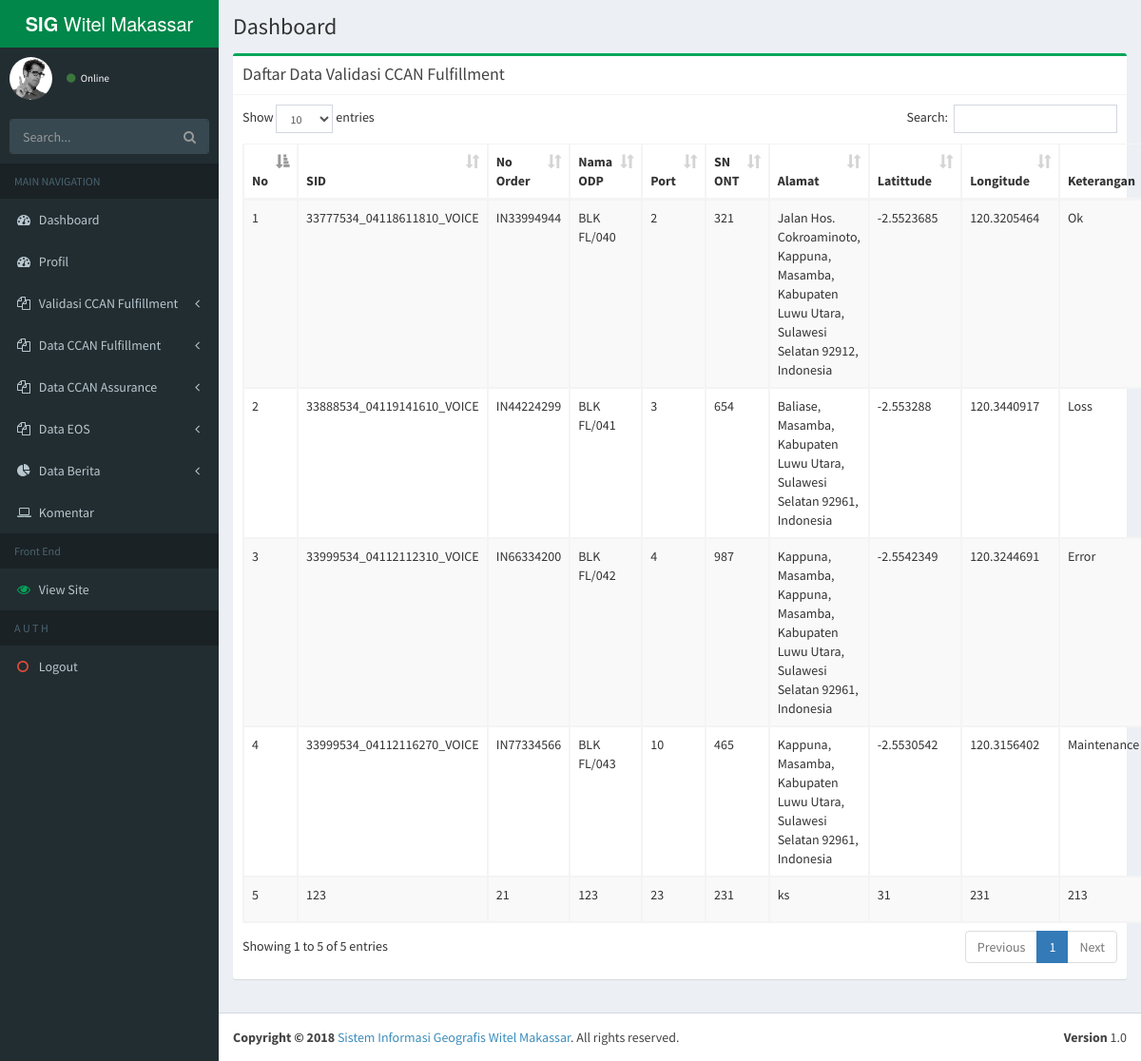
/index.php/dashboard/validasi_ccan_fulfillment, run on the app's committed database.
### tables this page shows
CREATE TABLE `validasi_ccan_fulfillment` (
  `id` int(11) NOT NULL,
  `sid` varchar(99) NOT NULL,
  `kategori` int(11) NOT NULL,
  `no_order` varchar(99) NOT NULL,
  `nama_odp` varchar(99) NOT NULL,
  `port` int(11) NOT NULL,
  `sn_ont` varchar(99) NOT NULL,
  `alamat` text,
  `latittude` text NOT NULL,
  `longitude` text NOT NULL,
  `keterangan` text
);

### application/libraries/Template.php (called while the page is built)
<?php if ( ! defined('BASEPATH')) exit('No direct script access allowed');
class Template {
		var $template_data = array();
		function set($name, $value)
		{
			$this->template_data[$name] = $value;
		}
		function load($template = '', $view = '' , $view_data = array(), $return = FALSE)
		{
			$this->CI =& get_instance();
			$this->set('contents', $this->CI->load->view($view, $view_data, TRUE));
			return $this->CI->load->view($template, $this->template_data, $return);
		}
}

### application/controllers/Dashboard.php (called while the page is built, shortened)
<?php
class Dashboard extends CI_Controller {
    public function validasi_ccan_fulfillment()
    {
        if(isset($_POST['simpan'])){
            $data = array(
                'sid'		=> $this->input->post('sid'),
                'kategori'	=> $this->input->post('kategori'),
                'no_order'	=> $this->input->post('no_order'),
                'nama_odp'	=> $this->input->post('nama_odp'),
                'port'		=> $this->input->post('port'),
                'sn_ont'	=> $this->input->post('sn_ont'),
                'alamat'	=> $this->input->post('alamat'),
                'latittude'	=> $this->input->post('lat'),
                'longitude'	=> $this->input->post('long'),
                'keterangan'=> $this->input->post('keterangan'),
            );
            $this->db->insert('lokasi_ccan_fulfillment',$data);
            redirect('dashboard/validasi_ccan_fulfillment');
        }else{
            $data['l'] = $this->db->get('validasi_ccan_fulfillment');
            $this->template->load('back-end/_template','back-end/_validasi_ccan_fulfillment',$data);
        }
    }
}

### index.php (called while the page is built, shortened)
<?php
require_once BASEPATH.'core/CodeIgniter.php';

### application/views/back-end/_validasi_ccan_fulfillment.php (the view, shortened to what this page needs)
<div class="content-wrapper">
    <section class="content-header">
        <h1>
            Dashboard
        </h1>
    </section>
    <section class="content">
        <div class="row">
            <div class="col-md-12">
                <div class="box box-success">
                    <div class="box-header with-border">
                        <h3 class="box-title">Daftar Data Validasi CCAN Fulfillment</h3>
                    </div>
                    <div class="box-body">
                        <table id="example1" class="table table-bordered table-striped">
                            <thead>
                            <tr>
                                <th>No</th>
                                <th width="15%">SID</th>
                                <th>No Order</th>
                                <th>Nama ODP</th>
                                <th>Port</th>
                                <th>SN ONT</th>
                                <th>Alamat</th>
                                <th width="13%">Latittude</th>
                                <th width="13%">Longitude</th>
                                <th>Keterangan</th>
                            </tr>
                            </thead>
                            <tbody>
                            <?php $no=1; foreach($l->result() as $r){ ?>
                                <tr>
                                    <td><?=$no; ?></td>
                                    <td><?=$r->sid ?></td>
                                    <td><?=$r->no_order ?></td>
                                    <td><?=$r->nama_odp ?></td>
                                    <td><?=$r->port ?></td>
                                    <td><?=$r->sn_ont ?></td>
                                    <td><?=$r->alamat ?></td>
                                    <td><?=$r->latittude ?></td>
                                    <td><?=$r->longitude ?></td>
                                    <td><?=$r->keterangan ?></td>
                                </tr>
                                <?php $no++; } ?>
                        </table>
                    </div>
                </div>
            </div>
        </div>
    </section>
</div>

### application/views/back-end/_template.php (shortened to what this page needs)
<!DOCTYPE html>
<html>
<head>
  <link rel="stylesheet" href="<?=base_url().'assets/' ?>bootstrap/css/bootstrap.min.css">
  <link rel="stylesheet" href="https://cdnjs.cloudflare.com/ajax/libs/font-awesome/4.5.0/css/font-awesome.min.css">
  <link rel="stylesheet" href="https://cdnjs.cloudflare.com/ajax/libs/ionicons/2.0.1/css/ionicons.min.css">
  <link rel="stylesheet" href="<?=base_url().'assets/' ?>plugins/select2/select2.min.css">
  <link rel="stylesheet" href="<?=base_url().'assets/' ?>plugins/datatables/dataTables.bootstrap.css">
  <link rel="stylesheet" href="<?=base_url().'assets/' ?>dist/css/AdminLTE.min.css">
  <link rel="stylesheet" href="<?=base_url().'assets/' ?>dist/css/skins/_all-skins.min.css">
</head>
<body class="hold-transition skin-green sidebar-mini"  onload="initialize()">
<div class="wrapper">
    <header class="main-header">
        <a href="<?=base_url().'dashboard/' ?>" class="logo">
          <span class="logo-lg"><b>SIG</b> Witel Makassar</span>
        </a>
    </header>
    <aside class="main-sidebar">
        <section class="sidebar">
          <div class="user-panel">
            <div class="pull-left image">
              <img src="<?=base_url().'assets/' ?>dist/img/user2-160x160.jpg" class="img-circle" alt="User Image">
            </div>
            <div class="pull-left info">
              <a href="#"><i class="fa fa-circle text-success"></i> Online</a>
            </div>
          </div>
          <form action="#" method="get" class="sidebar-form">
            <div class="input-group">
              <input type="text" name="q" class="form-control" placeholder="Search...">
                  <span class="input-group-btn">
                    <button type="submit" name="search" id="search-btn" class="btn btn-flat"><i class="fa fa-search"></i>
                    </button>
                  </span>
            </div>
          </form>
          <ul class="sidebar-menu">
            <li class="header">MAIN NAVIGATION</li>
            <li class="treeview">
              <a href="<?=base_url().'dashboard/index' ?>">
                <i class="fa fa-dashboard"></i> <span>Dashboard</span>
              </a>
            </li>
            <li class="treeview">
              <a href="<?=base_url().'dashboard/profil' ?>">
                <i class="fa fa-dashboard"></i> <span>Profil</span>
              </a>
            </li>
              <li class="treeview">
                  <a href="#">
                      <i class="fa fa-files-o"></i>
                      <span>Validasi CCAN Fulfillment</span>
                      <span class="pull-right-container">
                  <i class="fa fa-angle-left pull-right"></i>
                </span>
                  </a>
              </li>
            <li class="treeview">
              <a href="#">
                <i class="fa fa-files-o"></i>
                <span>Data CCAN Fulfillment</span>
                <span class="pull-right-container">
                  <i class="fa fa-angle-left pull-right"></i>
                </span>
              </a>
            </li>
              <li class="treeview">
                  <a href="#">
                      <i class="fa fa-files-o"></i>
                      <span>Data CCAN Assurance</span>
                      <span class="pull-right-container">
                  <i class="fa fa-angle-left pull-right"></i>
                </span>
                  </a>
              </li>
              <li class="treeview">
                  <a href="#">
                      <i class="fa fa-files-o"></i>
                      <span>Data EOS</span>
                      <span class="pull-right-container">
                  <i class="fa fa-angle-left pull-right"></i>
                </span>
                  </a>
              </li>
            <li class="treeview">
              <a href="#">
                <i class="fa fa-pie-chart"></i>
                <span>Data Berita</span>
                <span class="pull-right-container">
                  <i class="fa fa-angle-left pull-right"></i>
                </span>
              </a>
            </li>
            <li class="treeview">
              <a href="<?=base_url().'dashboard/komentar' ?>">
                <i class="fa fa-laptop"></i>
                <span>Komentar</span>
              </a>
            </li>
            <li class="header">Front End</li>
            <li><a href="<?=base_url() ?>" target="_blank"><i class="fa fa-eye text-green"></i> <span>View Site</span></a></li>
            <li class="header">A U T H</li>
            <li><a href="<?=base_url().'adminweb/logout' ?>"><i class="fa fa-circle-o text-red"></i> <span>Logout</span></a></li>
          </ul>
        </section>
    </aside>
    <?php echo $contents ?>
    <footer class="main-footer">
        <div class="pull-right hidden-xs">
          <b>Version</b> 1.0
        </div>
        <strong>Copyright &copy; 2018</strong> <a href="<?=base_url() ?>">Sistem Informasi Geografis Witel Makassar</a>. All rights
        reserved.
    </footer>
</div>
</body>
</html>

### data on the page
validasi_ccan_fulfillment: sid "33777534_04118611810_VOICE", no_order "IN33994944", nama_odp "BLK FL/040", port "2", sn_ont "321", alamat "Jalan Hos. Cokroaminoto, Kappuna, Masamba, Kabupaten Luwu Utara, Sulawesi Selatan 92912, Indonesia", latittude "-2.5523685", longitude "120.3205464", keterangan "Ok"
validasi_ccan_fulfillment: sid "33888534_04119141610_VOICE", no_order "IN44224299", nama_odp "BLK FL/041", port "3", sn_ont "654", alamat "Baliase, Masamba, Kabupaten Luwu Utara, Sulawesi Selatan 92961, Indonesia", latittude "-2.553288", longitude "120.3440917", keterangan "Loss"
validasi_ccan_fulfillment: sid "33999534_04112112310_VOICE", no_order "IN66334200", nama_odp "BLK FL/042", port "4", sn_ont "987", alamat "Kappuna, Masamba, Kappuna, Masamba, Kabupaten Luwu Utara, Sulawesi Selatan 92961, Indonesia", latittude "-2.5542349", longitude "120.3244691", keterangan "Error"
validasi_ccan_fulfillment: sid "33999534_04112116270_VOICE", no_order "IN77334566", nama_odp "BLK FL/043", port "10", sn_ont "465", alamat "Kappuna, Masamba, Kabupaten Luwu Utara, Sulawesi Selatan 92961, Indonesia", latittude "-2.5530542", longitude "120.3156402", keterangan "Maintenance"
validasi_ccan_fulfillment: sid "123", no_order "21", nama_odp "123", port "23", sn_ont "231", alamat "ks", latittude "31", longitude "231", keterangan "213"
